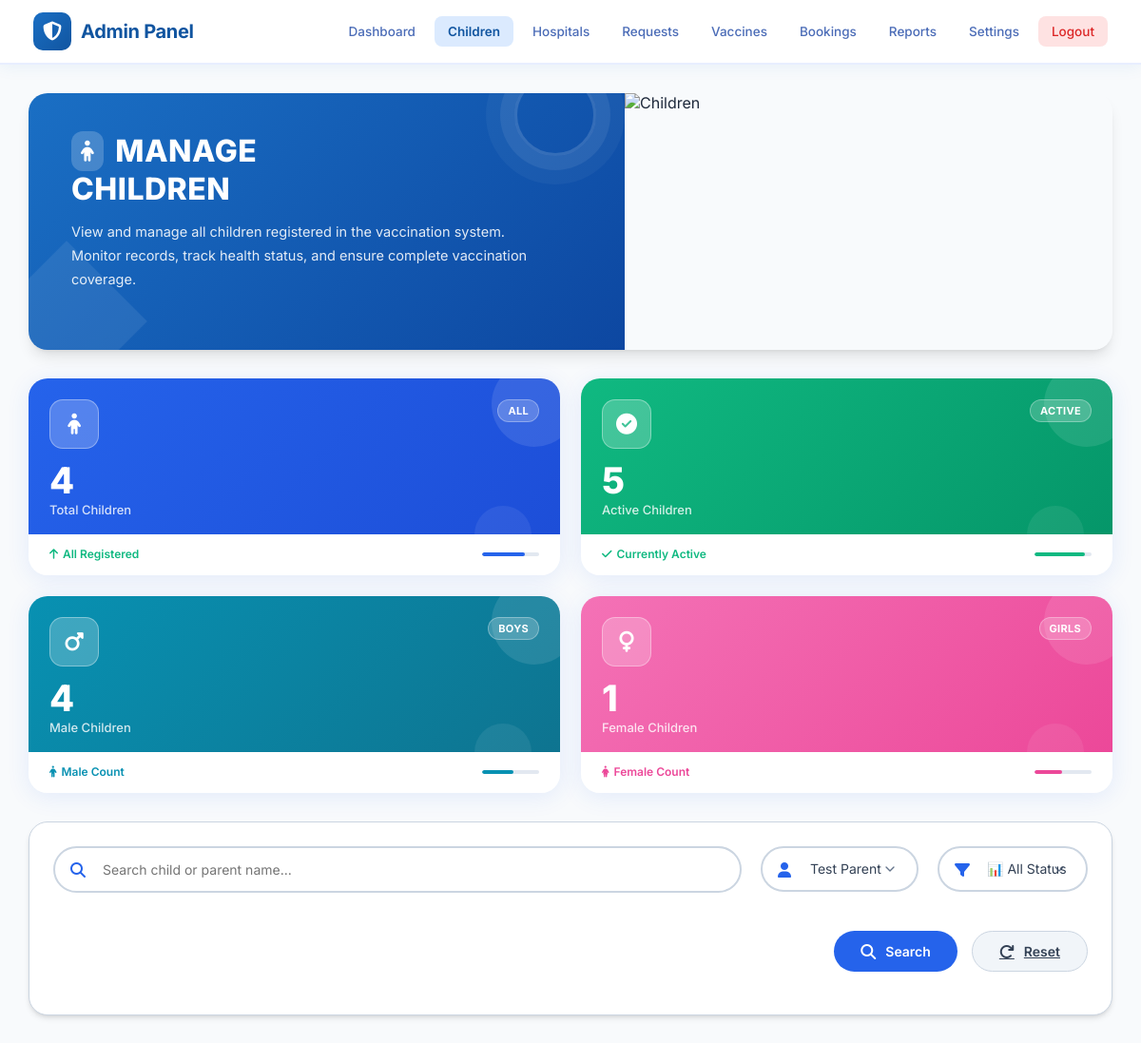
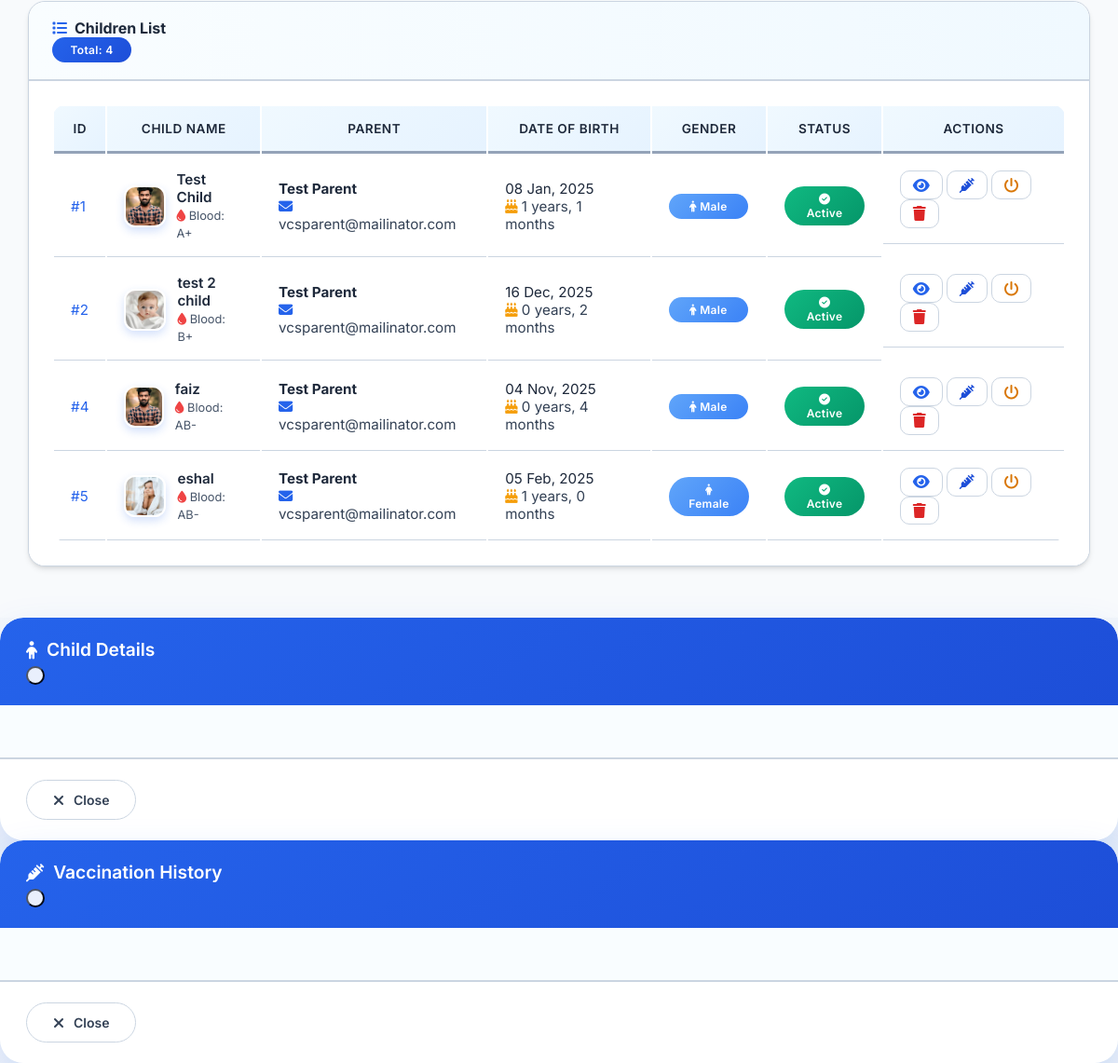
Page /admin/manage_children.php?parent_id=1 (signed in) on the committed database (2 pictures, top to bottom).
### tables this page shows
CREATE TABLE `children` (
  `child_id` int(11) NOT NULL,
  `parent_id` int(11) NOT NULL,
  `full_name` varchar(100) NOT NULL,
  `date_of_birth` date NOT NULL,
  `gender` enum('Male','Female','Other') NOT NULL,
  `blood_group` varchar(5) DEFAULT NULL,
  `birth_weight` decimal(5,2) DEFAULT NULL,
  `birth_height` decimal(5,2) DEFAULT NULL,
  `medical_conditions` text DEFAULT NULL,
  `allergies` text DEFAULT NULL,
  `photo_url` varchar(255) DEFAULT NULL,
  `is_active` tinyint(1) DEFAULT 1,
  `created_at` timestamp NOT NULL DEFAULT current_timestamp(),
  `updated_at` timestamp NOT NULL DEFAULT current_timestamp() ON UPDATE current_timestamp()
);

CREATE TABLE `parents` (
  `parent_id` int(11) NOT NULL,
  `user_id` int(11) NOT NULL,
  `full_name` varchar(100) NOT NULL,
  `address` text DEFAULT NULL,
  `city` varchar(50) DEFAULT NULL,
  `state` varchar(50) DEFAULT NULL,
  `postal_code` varchar(10) DEFAULT NULL,
  `emergency_contact` varchar(20) DEFAULT NULL,
  `created_at` timestamp NOT NULL DEFAULT current_timestamp(),
  `updated_at` timestamp NOT NULL DEFAULT current_timestamp() ON UPDATE current_timestamp()
);

CREATE TABLE `users` (
  `user_id` int(11) NOT NULL,
  `email` varchar(100) NOT NULL,
  `password_hash` varchar(255) NOT NULL,
  `user_type` enum('admin','parent','hospital') NOT NULL,
  `phone` varchar(20) DEFAULT NULL,
  `is_active` tinyint(1) DEFAULT 1,
  `created_at` timestamp NOT NULL DEFAULT current_timestamp(),
  `updated_at` timestamp NOT NULL DEFAULT current_timestamp() ON UPDATE current_timestamp(),
  `last_login` timestamp NULL DEFAULT NULL
);

### admin/manage_children.php (the view, shortened to what the rows shown need)
<?php
$db_host = "localhost";
$db_name = "child_vaccination_system";
$db_user = "root";
$db_pass = "";
try {
    $pdo = new PDO("mysql:host=$db_host;dbname=$db_name;charset=utf8mb4", $db_user, $db_pass);
    $pdo->setAttribute(PDO::ATTR_ERRMODE, PDO::ERRMODE_EXCEPTION);
} catch (PDOException $e) {
    die("Database connection failed: " . $e->getMessage());
}
$search = $_GET['search'] ?? '';
$parent_id = $_GET['parent_id'] ?? 0;
$status = $_GET['status'] ?? 'all';
$page = max(1, intval($_GET['page'] ?? 1));
$limit = 20;
$offset = ($page - 1) * $limit;
$conditions = [];
$params = [];
if ($parent_id > 0) {
    $conditions[] = "c.parent_id = ?";
    $params[] = $parent_id;
}
$where_clause = empty($conditions) ? "" : "WHERE " . implode(" AND ", $conditions);
$sql = "SELECT c.*, p.full_name as parent_name, u.email as parent_email, u.phone as parent_phone
        FROM children c
        LEFT JOIN parents p ON c.parent_id = p.parent_id
        LEFT JOIN users u ON p.user_id = u.user_id";
if (!empty($where_clause)) {
    $sql .= " " . $where_clause;
}
$sql .= " ORDER BY c.created_at DESC LIMIT ? OFFSET ?";
$stmt = $pdo->prepare($sql);
$param_index = 1;
foreach ($params as $value) {
    $stmt->bindValue($param_index++, $value);
}
$stmt->bindValue($param_index++, $limit, PDO::PARAM_INT);
$stmt->bindValue($param_index++, $offset, PDO::PARAM_INT);
$stmt->execute();
$children = $stmt->fetchAll();
?>
<!DOCTYPE html>
<html lang="en">
<head>
    <link rel="stylesheet" href="https://cdnjs.cloudflare.com/ajax/libs/font-awesome/6.4.0/css/all.min.css">
</head>
<body>
    <div class="dashboard-layout">
        <nav class="admin-navbar">
            <div class="logo">
                <h2>Admin Panel</h2>
            </div>
        </nav>
        <div class="main-content">
            <div class="container">
                <div class="page-header">
                    <div class="page-header-text">
                        <h1>
                            <span class="header-icon"><i class="fas fa-child"></i> Manage</span>
                            Children
                        </h1>
                    </div>
                </div>
                <div class="card">
                    <div class="card-body p-0">
                        <?php if (empty($children)): ?>
                            <div class="empty-state">
                                <i class="fas fa-child"></i>
                                <h3>No Children Found</h3>
                                <p>No children match your current filters.</p>
                                <?php if ($search || $parent_id > 0 || $status !== 'all'): ?>
                                    <a href="manage_children.php" class="btn btn-primary">
                                        <i class="fas fa-undo me-2"></i>Clear Filters
                                    </a>
                                <?php endif; ?>
                            </div>
                        <?php else: ?>
                            <div class="table-responsive">
                                <table class="table table-hover mb-0">
                                    <thead>
                                        <tr>
                                            <th>ID</th>
                                            <th>Child Name</th>
                                            <th>Parent</th>
                                            <th>Date of Birth</th>
                                            <th>Gender</th>
                                            <th>Status</th>
                                            <th>Actions</th>
                                        </tr>
                                    </thead>
                                    <tbody>
                                        <?php foreach ($children as $child):
                                            $dob = new DateTime($child['date_of_birth']);
                                            $today = new DateTime();
                                            $age = $today->diff($dob);
                                        ?>
                                            <tr>
                                                <td class="fw-bold" style="color: var(--primary);">#<?php echo $child['child_id']; ?></td>
                                                <td>
                                                    <div class="user-info">
                                                        <?php if (!empty($child['photo_url'])): ?>
                                                            <img src="../<?php echo htmlspecialchars($child['photo_url']); ?>"
                                                                 class="profile-img me-3"
                                                                 onerror="this.style.display='none'; this.nextElementSibling.style.display='flex'">
                                                        <?php endif; ?>
                                                        <div class="user-details">
                                                            <h6><?php echo htmlspecialchars($child['full_name']); ?></h6>
                                                            <?php if ($child['blood_group']): ?>
                                                                <small><i class="fas fa-tint" style="color: #ef4444;"></i> Blood: <?php echo $child['blood_group']; ?></small>
                                                            <?php endif; ?>
                                                        </div>
                                                    </div>
                                                </td>
                                                <td>
                                                    <div>
                                                        <strong style="color: var(--gray-700);"><?php echo htmlspecialchars($child['parent_name']); ?></strong>
                                                        <div class="text-muted small">
                                                            <i class="fas fa-envelope me-1" style="color: var(--primary);"></i>
                                                            <?php echo htmlspecialchars($child['parent_email']); ?>
                                                        </div>
                                                    </div>
                                                </td>
                                                <td>
                                                    <span style="color: var(--gray-700);"><?php echo $dob->format('d M, Y'); ?></span>
                                                    <div class="text-muted small">
                                                        <i class="fas fa-birthday-cake me-1" style="color: #f59e0b;"></i>
                                                        <?php echo $age->y . ' years, ' . $age->m . ' months'; ?>
                                                    </div>
                                                </td>
                                                <td>
                                                    <span class="badge badge-info">
                                                        <i class="fas <?php echo $child['gender'] == 'Male' ? 'fa-male' : 'fa-female'; ?> me-1"></i>
                                                        <?php echo htmlspecialchars($child['gender']); ?>
                                                    </span>
                                                </td>
                                                <td>
                                                    <span class="badge <?php echo $child['is_active'] ? 'badge-success' : 'badge-danger'; ?>">
                                                        <i class="fas <?php echo $child['is_active'] ? 'fa-check-circle' : 'fa-times-circle'; ?> me-1"></i>
                                                        <?php echo $child['is_active'] ? 'Active' : 'Inactive'; ?>
                                                    </span>
                                                </td>
                                                <td class="table-actions">
                                                    <div class="btn-group btn-group-sm">
                                                        <button type="button" class="btn btn-outline-primary"
                                                                title="View Details"
                                                                onclick="viewChild(<?php echo $child['child_id']; ?>)">
                                                            <i class="fas fa-eye"></i>
                                                        </button>
                                                        <button type="button" class="btn btn-outline-info"
                                                                title="Vaccination History"
                                                                onclick="viewVaccinations(<?php echo $child['child_id']; ?>)">
                                                            <i class="fas fa-syringe"></i>
                                                        </button>
                                                        <button type="button" class="btn btn-outline-warning"
                                                                title="<?php echo $child['is_active'] ? 'Deactivate' : 'Activate'; ?>"
                                                                onclick="toggleStatus(<?php echo $child['child_id']; ?>, <?php echo $child['is_active'] ? 0 : 1; ?>)">
                                                            <i class="fas fa-power-off"></i>
                                                        </button>
                                                        <button type="button" class="btn btn-outline-danger"
                                                                title="Delete"
                                                                onclick="deleteChild(<?php echo $child['child_id']; ?>)">
                                                            <i class="fas fa-trash"></i>
                                                        </button>
                                                    </div>
                                                </td>
                                            </tr>
                                        <?php endforeach; ?>
                                    </tbody>
                                </table>
                            </div>
                        <?php endif; ?>
                    </div>
                </div>
            </div>
        </div>
    </div>
</body>
</html>

### rows in the picture
children: child_id "1", photo_url (picture), full_name "Test Child", blood_group "A+", parent.full_name "Test Parent", users.email "vcsparent@mailinator.com", date_of_birth "08 Jan, 2025", date_of_birth "1", gender "Male", is_active 1 (drawn)
children: child_id "2", photo_url (picture), full_name "test 2 child", blood_group "B+", parent.full_name "Test Parent", users.email "vcsparent@mailinator.com", date_of_birth "16 Dec, 2025", date_of_birth "0", date_of_birth "2", gender "Male", is_active 1 (drawn)
children: child_id "4", photo_url (picture), full_name "faiz", blood_group "AB-", parent.full_name "Test Parent", users.email "vcsparent@mailinator.com", date_of_birth "04 Nov, 2025", date_of_birth "0", date_of_birth "4", gender "Male", is_active 1 (drawn)
children: child_id "5", photo_url (picture), full_name "eshal", blood_group "AB-", parent.full_name "Test Parent", users.email "vcsparent@mailinator.com", date_of_birth "05 Feb, 2025", date_of_birth "1", date_of_birth "0", gender "Female", is_active 1 (drawn)

### other values in the picture
$total_children "4"
$active_count "5"
$male_count "4"
$female_count "1"
form field parent_id "Test Parent"
